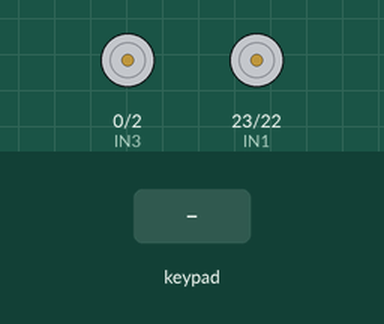
The sketch below on a simulated ESP32. On the bench: motor-driver pin pairs drawn as motors (green arrow = first pin HIGH = forward, orange = second pin HIGH = backward, longer = more drive). The test bench sets the inputs (shaded band). Nothing arrives over Bluetooth unless stated; what the sketch prints to the serial monitor is not drawn.

Above: at 1.2 s.
1.3 s: key 'U' pressed
At 1.51 s:
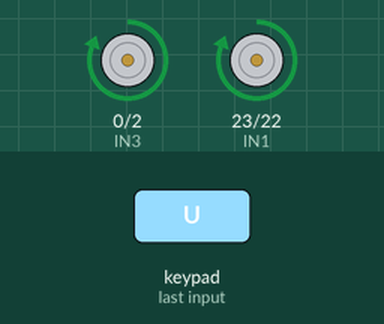
3.2 s: key 'D' pressed
At 3.42 s:
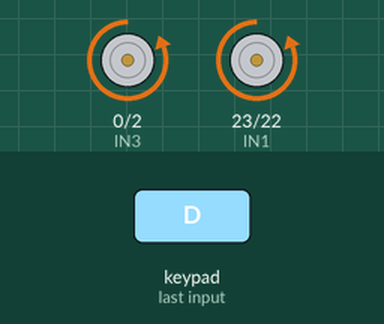
5.1 s: key 'L' pressed
At 5.32 s:
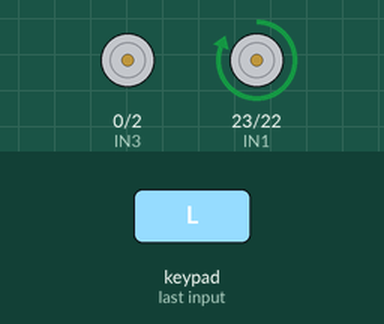
7.0 s: key 'R' pressed
At 7.21 s:
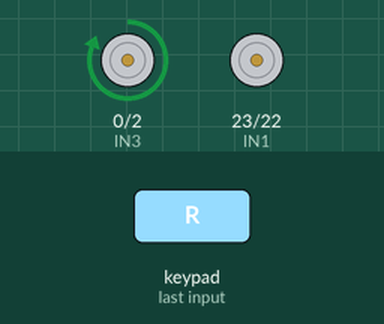
Timing chart, 0 to 9.9 s (numbered marks = the images above; inputs shaded):
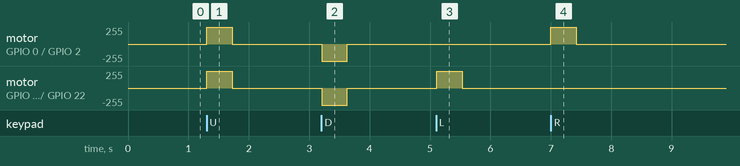

Measured:
- after the input at 1.3 s, motor on GPIO 0 (IN3) / GPIO 2 (IN4), motor on GPIO 23 (IN1) / GPIO 22 (IN2): stopped → forward 255/255 at once, → stopped 0.42 s later
- after the input at 3.2 s, motor on GPIO 0 (IN3) / GPIO 2 (IN4), motor on GPIO 23 (IN1) / GPIO 22 (IN2): stopped → backward 255/255 at once, → stopped 0.42 s later
- after the input at 5.1 s, motor on GPIO 23 (IN1) / GPIO 22 (IN2): stopped → forward 255/255 at once, → stopped 0.42 s later
- after the input at 7.0 s, motor on GPIO 0 (IN3) / GPIO 2 (IN4): stopped → forward 255/255 at once, → stopped 0.42 s later

The sketch:

main.ino
```cpp
#include "BluetoothSerial.h"
#include <Ps3Controller.h>

const int IN1 = 23;
const int IN2 = 22;
const int IN3 = 0;
const int IN4 = 2;

int battery = 0;

String cmd[5] = { "stop", "forward", "right", "left", "backward" };

char buffer[100];

void stopMotor();
void forward();
void right();
void left();
void backward();
void onConnect();
void onDisconnect();
void notify();

void setup() {
  Serial.begin(115200);

  pinMode(IN1, OUTPUT);
  pinMode(IN2, OUTPUT);
  pinMode(IN3, OUTPUT);
  pinMode(IN4, OUTPUT);

  stopMotor();

  Ps3.attach(notify);
  Ps3.attachOnConnect(onConnect);
  Ps3.attachOnDisconnect(onDisconnect);
  Ps3.begin("90:15:06:7c:3d:c2");
}

void loop() {
  // 切断中は必ず停止
  if (!Ps3.isConnected()) {
    stopMotor();
    delay(20);
    return;
  }

  // 押している間だけ動く
  if (Ps3.data.button.up) {
    forward();
  } else if (Ps3.data.button.right) {
    left();
  } else if (Ps3.data.button.down) {
    backward();
  } else if (Ps3.data.button.left) {
    right();
  } else if (Ps3.data.button.circle) {
    stopMotor();
  } else {
    // 何も押されていなければ停止
    stopMotor();
  }

  delay(20);
}

void stopMotor() {
  digitalWrite(IN1, LOW);
  digitalWrite(IN2, LOW);
  digitalWrite(IN3, LOW);
  digitalWrite(IN4, LOW);
}

void forward() {
  digitalWrite(IN1, HIGH);
  digitalWrite(IN2, LOW);
  digitalWrite(IN3, HIGH);
  digitalWrite(IN4, LOW);
}

void right() {
  digitalWrite(IN1, HIGH);
  digitalWrite(IN2, LOW);
  digitalWrite(IN3, LOW);
  digitalWrite(IN4, LOW);
}

void left() {
  digitalWrite(IN1, LOW);
  digitalWrite(IN2, LOW);
  digitalWrite(IN3, HIGH);
  digitalWrite(IN4, LOW);
}

void backward() {
  digitalWrite(IN1, LOW);
  digitalWrite(IN2, HIGH);
  digitalWrite(IN3, LOW);
  digitalWrite(IN4, HIGH);
}

void onConnect() {
  Serial.println("Connected.");
}

void onDisconnect() {
  Serial.println("Disconnected.");
  stopMotor();
}

void notify() {
  if (battery != Ps3.data.status.battery) {
    battery = Ps3.data.status.battery;
    Serial.print("The controller battery is ");

    if (battery == ps3_status_battery_charging) Serial.println("charging");
    else if (battery == ps3_status_battery_full) Serial.println("FULL");
    else if (battery == ps3_status_battery_high) Serial.println("HIGH");
    else if (battery == ps3_status_battery_low) Serial.println("LOW");
    else if (battery == ps3_status_battery_dying) Serial.println("DYING");
    else if (battery == ps3_status_battery_shutdown) Serial.println("SHUTDOWN");
    else Serial.println("UNDEFINED");
  }
}
```

BTmacadrs.ino
```cpp

```

controller.ino
```cpp

```
